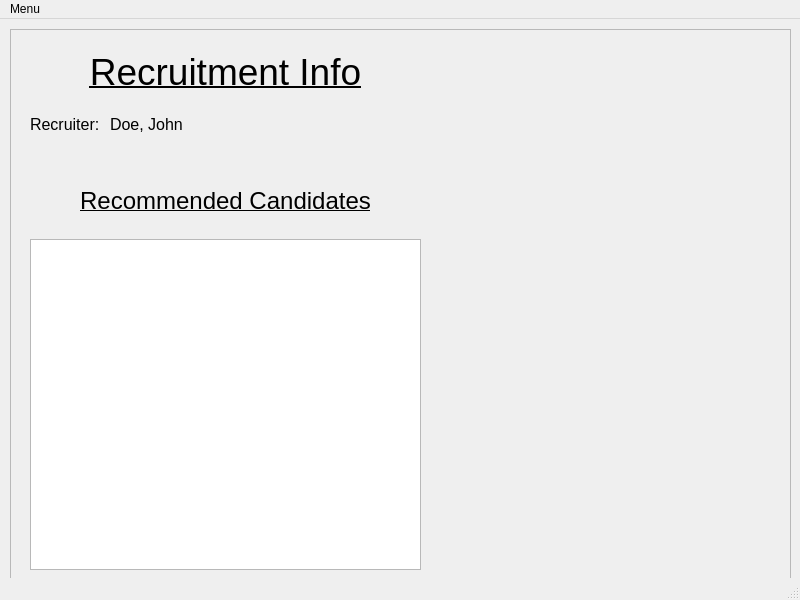
<?xml version="1.0" encoding="UTF-8"?>
<ui version="4.0">
 <class>MainWindow</class>
 <widget class="QMainWindow" name="MainWindow">
  <property name="geometry">
   <rect>
    <x>0</x>
    <y>0</y>
    <width>800</width>
    <height>600</height>
   </rect>
  </property>
  <property name="windowTitle">
   <string>MainWindow</string>
  </property>
  <widget class="QWidget" name="centralwidget">
   <widget class="QFrame" name="frame">
    <property name="geometry">
     <rect>
      <x>10</x>
      <y>10</y>
      <width>781</width>
      <height>551</height>
     </rect>
    </property>
    <property name="frameShape">
     <enum>QFrame::StyledPanel</enum>
    </property>
    <property name="frameShadow">
     <enum>QFrame::Raised</enum>
    </property>
    <widget class="QLabel" name="rec_info_label">
     <property name="geometry">
      <rect>
       <x>20</x>
       <y>20</y>
       <width>391</width>
       <height>45</height>
      </rect>
     </property>
     <property name="font">
      <font>
       <pointsize>28</pointsize>
       <underline>true</underline>
      </font>
     </property>
     <property name="text">
      <string>Recruitment Info</string>
     </property>
     <property name="alignment">
      <set>Qt::AlignCenter</set>
     </property>
    </widget>
    <widget class="QLabel" name="rec_candidate_data">
     <property name="geometry">
      <rect>
       <x>20</x>
       <y>150</y>
       <width>391</width>
       <height>45</height>
      </rect>
     </property>
     <property name="font">
      <font>
       <pointsize>28</pointsize>
       <underline>true</underline>
      </font>
     </property>
     <property name="text">
      <string>&lt;html&gt;&lt;head/&gt;&lt;body&gt;&lt;p&gt;&lt;span style=&quot; font-size:18pt;&quot;&gt;Recommended Candidates&lt;/span&gt;&lt;/p&gt;&lt;/body&gt;&lt;/html&gt;</string>
     </property>
     <property name="alignment">
      <set>Qt::AlignCenter</set>
     </property>
    </widget>
    <widget class="QTableWidget" name="rec_candidate_table">
     <property name="geometry">
      <rect>
       <x>20</x>
       <y>210</y>
       <width>391</width>
       <height>331</height>
      </rect>
     </property>
     <property name="sizePolicy">
      <sizepolicy hsizetype="Expanding" vsizetype="Expanding">
       <horstretch>0</horstretch>
       <verstretch>0</verstretch>
      </sizepolicy>
     </property>
     <property name="font">
      <font>
       <pointsize>12</pointsize>
       <underline>false</underline>
      </font>
     </property>
     <property name="accessibleName">
      <string notr="true"/>
     </property>
     <property name="accessibleDescription">
      <string/>
     </property>
     <property name="layoutDirection">
      <enum>Qt::LeftToRight</enum>
     </property>
     <property name="autoFillBackground">
      <bool>false</bool>
     </property>
     <property name="rowCount">
      <number>0</number>
     </property>
     <attribute name="horizontalHeaderCascadingSectionResizes">
      <bool>false</bool>
     </attribute>
     <attribute name="horizontalHeaderDefaultSectionSize">
      <number>125</number>
     </attribute>
     <attribute name="horizontalHeaderStretchLastSection">
      <bool>true</bool>
     </attribute>
     <attribute name="verticalHeaderVisible">
      <bool>false</bool>
     </attribute>
    </widget>
    <widget class="QWidget" name="">
     <property name="geometry">
      <rect>
       <x>20</x>
       <y>80</y>
       <width>391</width>
       <height>31</height>
      </rect>
     </property>
     <layout class="QHBoxLayout" name="horizontalLayout_10">
      <item>
       <widget class="QLabel" name="rec_name_data">
        <property name="font">
         <font>
          <pointsize>12</pointsize>
          <underline>false</underline>
         </font>
        </property>
        <property name="text">
         <string>Recruiter: </string>
        </property>
       </widget>
      </item>
      <item>
       <widget class="QLabel" name="rec_name_label">
        <property name="font">
         <font>
          <pointsize>12</pointsize>
          <underline>false</underline>
         </font>
        </property>
        <property name="text">
         <string>Doe, John</string>
        </property>
       </widget>
      </item>
      <item>
       <spacer name="horizontalSpacer_10">
        <property name="orientation">
         <enum>Qt::Horizontal</enum>
        </property>
        <property name="sizeType">
         <enum>QSizePolicy::Expanding</enum>
        </property>
        <property name="sizeHint" stdset="0">
         <size>
          <width>40</width>
          <height>20</height>
         </size>
        </property>
       </spacer>
      </item>
     </layout>
    </widget>
   </widget>
  </widget>
  <widget class="QMenuBar" name="menubar">
   <property name="geometry">
    <rect>
     <x>0</x>
     <y>0</y>
     <width>800</width>
     <height>21</height>
    </rect>
   </property>
   <widget class="QMenu" name="menuMenu">
    <property name="title">
     <string>Menu</string>
    </property>
   </widget>
   <addaction name="menuMenu"/>
  </widget>
  <widget class="QStatusBar" name="statusbar"/>
 </widget>
 <resources/>
 <connections/>
</ui>
